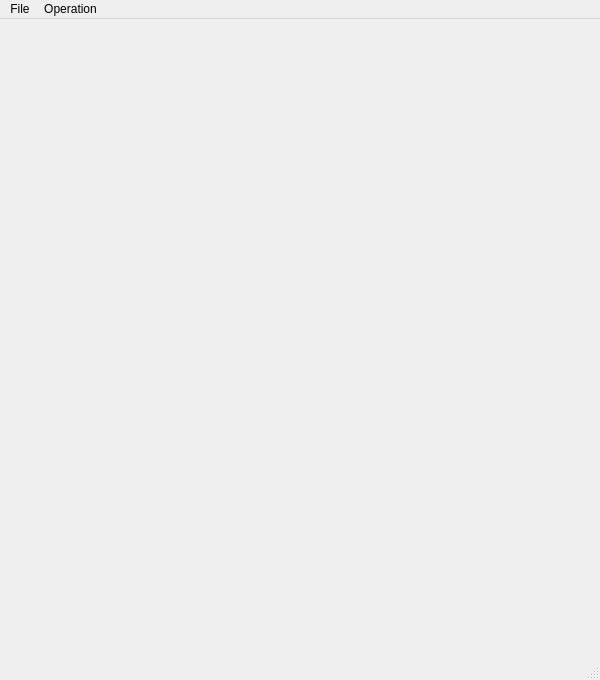
<?xml version="1.0" encoding="UTF-8"?>
<ui version="4.0">
 <class>MainWindow</class>
 <widget class="QMainWindow" name="MainWindow">
  <property name="geometry">
   <rect>
    <x>0</x>
    <y>0</y>
    <width>600</width>
    <height>680</height>
   </rect>
  </property>
  <property name="windowTitle">
   <string>M103040008</string>
  </property>
  <widget class="QWidget" name="centralwidget">
   <widget class="QLabel" name="mainImg">
    <property name="geometry">
     <rect>
      <x>10</x>
      <y>10</y>
      <width>20</width>
      <height>20</height>
     </rect>
    </property>
    <property name="text">
     <string/>
    </property>
   </widget>
   <widget class="QLabel" name="colorPalette">
    <property name="geometry">
     <rect>
      <x>50</x>
      <y>10</y>
      <width>20</width>
      <height>20</height>
     </rect>
    </property>
    <property name="text">
     <string/>
    </property>
   </widget>
   <widget class="QLabel" name="hdr">
    <property name="geometry">
     <rect>
      <x>10</x>
      <y>50</y>
      <width>20</width>
      <height>20</height>
     </rect>
    </property>
    <property name="text">
     <string/>
    </property>
    <property name="alignment">
     <set>Qt::AlignLeading|Qt::AlignLeft|Qt::AlignTop</set>
    </property>
   </widget>
  </widget>
  <widget class="QMenuBar" name="menubar">
   <property name="geometry">
    <rect>
     <x>0</x>
     <y>0</y>
     <width>600</width>
     <height>22</height>
    </rect>
   </property>
   <widget class="QMenu" name="menuFile">
    <property name="title">
     <string>File</string>
    </property>
    <addaction name="actionOpen"/>
    <addaction name="actionSave"/>
   </widget>
   <widget class="QMenu" name="menuOperation">
    <property name="title">
     <string>Operation</string>
    </property>
    <widget class="QMenu" name="menuFilter">
     <property name="title">
      <string>Filter</string>
     </property>
     <addaction name="actionOutlier"/>
     <addaction name="actionMedian"/>
     <addaction name="actionLowpass"/>
     <addaction name="actionHighpass"/>
     <addaction name="actionEdgeCrsp"/>
     <addaction name="actionHighBoost"/>
     <addaction name="actionGradient"/>
    </widget>
    <widget class="QMenu" name="menuCut">
     <property name="title">
      <string>Cut</string>
     </property>
     <addaction name="actionRect"/>
     <addaction name="actionOval"/>
    </widget>
    <addaction name="actionRGB"/>
    <addaction name="actionHSI"/>
    <addaction name="actionGray"/>
    <addaction name="actionShrink"/>
    <addaction name="actionEnlarge"/>
    <addaction name="actionRotate"/>
    <addaction name="actionBrightness"/>
    <addaction name="menuCut"/>
    <addaction name="actionMW"/>
    <addaction name="actionOverlap"/>
    <addaction name="actionHistogram"/>
    <addaction name="actionHistEq"/>
    <addaction name="actionHistSpec"/>
    <addaction name="actionNegative"/>
    <addaction name="actionThresholding"/>
    <addaction name="actionBPSlc"/>
    <addaction name="actionCtrStr"/>
    <addaction name="actionAddNoise"/>
    <addaction name="menuFilter"/>
    <addaction name="actionHuffman"/>
    <addaction name="actionConnComp"/>
   </widget>
   <addaction name="menuFile"/>
   <addaction name="menuOperation"/>
  </widget>
  <widget class="QStatusBar" name="statusbar"/>
  <action name="actionOpen">
   <property name="text">
    <string>Open</string>
   </property>
   <property name="shortcut">
    <string>Ctrl+O</string>
   </property>
  </action>
  <action name="actionSave">
   <property name="text">
    <string>Save</string>
   </property>
   <property name="shortcut">
    <string>Ctrl+S</string>
   </property>
  </action>
  <action name="actionRGB">
   <property name="text">
    <string>RGB</string>
   </property>
  </action>
  <action name="actionHSI">
   <property name="text">
    <string>HSI</string>
   </property>
  </action>
  <action name="actionEnlarge">
   <property name="text">
    <string>Enlarge</string>
   </property>
  </action>
  <action name="actionShrink">
   <property name="text">
    <string>Shrink</string>
   </property>
  </action>
  <action name="actionBPSlc">
   <property name="text">
    <string>Bit-plane slicing</string>
   </property>
  </action>
  <action name="actionRotate">
   <property name="text">
    <string>Rotate</string>
   </property>
  </action>
  <action name="actionCtrStr">
   <property name="text">
    <string>Contrast stretching</string>
   </property>
  </action>
  <action name="actionOverlap">
   <property name="text">
    <string>Overlapping</string>
   </property>
  </action>
  <action name="actionHistogram">
   <property name="text">
    <string>Histogram</string>
   </property>
  </action>
  <action name="actionNegative">
   <property name="text">
    <string>Negative</string>
   </property>
   <property name="shortcut">
    <string>Ctrl+N</string>
   </property>
  </action>
  <action name="actionOutlier">
   <property name="text">
    <string>Outlier</string>
   </property>
  </action>
  <action name="actionMedian">
   <property name="text">
    <string>Median</string>
   </property>
  </action>
  <action name="actionLowpass">
   <property name="text">
    <string>Lowpass</string>
   </property>
  </action>
  <action name="actionHighpass">
   <property name="text">
    <string>Highpass</string>
   </property>
  </action>
  <action name="actionEdgeCrsp">
   <property name="text">
    <string>Edge crispening</string>
   </property>
  </action>
  <action name="actionHighBoost">
   <property name="text">
    <string>High-boost</string>
   </property>
  </action>
  <action name="actionGradient">
   <property name="text">
    <string>Gradient</string>
   </property>
  </action>
  <action name="actionGray">
   <property name="text">
    <string>Gray level</string>
   </property>
   <property name="shortcut">
    <string>Ctrl+G</string>
   </property>
  </action>
  <action name="actionThresholding">
   <property name="text">
    <string>Thresholding</string>
   </property>
  </action>
  <action name="actionBrightness">
   <property name="text">
    <string>Brightness</string>
   </property>
  </action>
  <action name="actionHistEq">
   <property name="text">
    <string>Histogram equalization</string>
   </property>
  </action>
  <action name="actionHistSpec">
   <property name="text">
    <string>Histogram specification</string>
   </property>
  </action>
  <action name="actionAddNoise">
   <property name="text">
    <string>Add noise</string>
   </property>
   <property name="shortcut">
    <string>Ctrl+P</string>
   </property>
  </action>
  <action name="actionConnComp">
   <property name="text">
    <string>Connected component</string>
   </property>
  </action>
  <action name="actionHuffman">
   <property name="text">
    <string>Huffman</string>
   </property>
  </action>
  <action name="actionRect">
   <property name="text">
    <string>Rectangle</string>
   </property>
  </action>
  <action name="actionOval">
   <property name="text">
    <string>Ellipse</string>
   </property>
  </action>
  <action name="actionMW">
   <property name="text">
    <string>Magic wand</string>
   </property>
  </action>
 </widget>
 <resources/>
 <connections/>
</ui>
